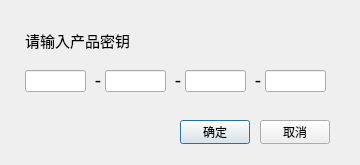
<?xml version="1.0" encoding="UTF-8"?>
<ui version="4.0">
 <class>ActDlg</class>
 <widget class="QDialog" name="ActDlg">
  <property name="geometry">
   <rect>
    <x>0</x>
    <y>0</y>
    <width>360</width>
    <height>165</height>
   </rect>
  </property>
  <property name="minimumSize">
   <size>
    <width>360</width>
    <height>165</height>
   </size>
  </property>
  <property name="maximumSize">
   <size>
    <width>360</width>
    <height>165</height>
   </size>
  </property>
  <property name="windowTitle">
   <string>产品激活</string>
  </property>
  <widget class="QPushButton" name="okBtn">
   <property name="geometry">
    <rect>
     <x>180</x>
     <y>120</y>
     <width>70</width>
     <height>24</height>
    </rect>
   </property>
   <property name="text">
    <string>确定</string>
   </property>
   <property name="default">
    <bool>true</bool>
   </property>
  </widget>
  <widget class="QPushButton" name="cancelBtn">
   <property name="geometry">
    <rect>
     <x>260</x>
     <y>120</y>
     <width>70</width>
     <height>24</height>
    </rect>
   </property>
   <property name="text">
    <string>取消</string>
   </property>
  </widget>
  <widget class="QLabel" name="label">
   <property name="geometry">
    <rect>
     <x>25</x>
     <y>30</y>
     <width>111</width>
     <height>21</height>
    </rect>
   </property>
   <property name="font">
    <font>
     <pointsize>11</pointsize>
    </font>
   </property>
   <property name="text">
    <string>请输入产品密钥</string>
   </property>
  </widget>
  <widget class="QLineEdit" name="keyLine1">
   <property name="geometry">
    <rect>
     <x>25</x>
     <y>70</y>
     <width>61</width>
     <height>22</height>
    </rect>
   </property>
   <property name="font">
    <font>
     <pointsize>10</pointsize>
    </font>
   </property>
   <property name="text">
    <string/>
   </property>
   <property name="maxLength">
    <number>4</number>
   </property>
   <property name="frame">
    <bool>true</bool>
   </property>
   <property name="cursorPosition">
    <number>0</number>
   </property>
   <property name="alignment">
    <set>Qt::AlignCenter</set>
   </property>
  </widget>
  <widget class="QLineEdit" name="keyLine2">
   <property name="geometry">
    <rect>
     <x>105</x>
     <y>70</y>
     <width>61</width>
     <height>22</height>
    </rect>
   </property>
   <property name="font">
    <font>
     <pointsize>10</pointsize>
    </font>
   </property>
   <property name="text">
    <string/>
   </property>
   <property name="maxLength">
    <number>4</number>
   </property>
   <property name="frame">
    <bool>true</bool>
   </property>
   <property name="cursorPosition">
    <number>0</number>
   </property>
   <property name="alignment">
    <set>Qt::AlignCenter</set>
   </property>
  </widget>
  <widget class="QLineEdit" name="keyLine3">
   <property name="geometry">
    <rect>
     <x>185</x>
     <y>70</y>
     <width>61</width>
     <height>22</height>
    </rect>
   </property>
   <property name="font">
    <font>
     <pointsize>10</pointsize>
    </font>
   </property>
   <property name="text">
    <string/>
   </property>
   <property name="maxLength">
    <number>4</number>
   </property>
   <property name="frame">
    <bool>true</bool>
   </property>
   <property name="cursorPosition">
    <number>0</number>
   </property>
   <property name="alignment">
    <set>Qt::AlignCenter</set>
   </property>
  </widget>
  <widget class="QLineEdit" name="keyLine4">
   <property name="geometry">
    <rect>
     <x>265</x>
     <y>70</y>
     <width>61</width>
     <height>22</height>
    </rect>
   </property>
   <property name="font">
    <font>
     <pointsize>10</pointsize>
    </font>
   </property>
   <property name="text">
    <string/>
   </property>
   <property name="maxLength">
    <number>4</number>
   </property>
   <property name="frame">
    <bool>true</bool>
   </property>
   <property name="cursorPosition">
    <number>0</number>
   </property>
   <property name="alignment">
    <set>Qt::AlignCenter</set>
   </property>
  </widget>
  <widget class="QLabel" name="label_2">
   <property name="geometry">
    <rect>
     <x>90</x>
     <y>70</y>
     <width>16</width>
     <height>21</height>
    </rect>
   </property>
   <property name="font">
    <font>
     <pointsize>14</pointsize>
    </font>
   </property>
   <property name="text">
    <string>-</string>
   </property>
   <property name="alignment">
    <set>Qt::AlignCenter</set>
   </property>
  </widget>
  <widget class="QLabel" name="label_3">
   <property name="geometry">
    <rect>
     <x>170</x>
     <y>70</y>
     <width>16</width>
     <height>21</height>
    </rect>
   </property>
   <property name="font">
    <font>
     <pointsize>14</pointsize>
    </font>
   </property>
   <property name="text">
    <string>-</string>
   </property>
   <property name="alignment">
    <set>Qt::AlignCenter</set>
   </property>
  </widget>
  <widget class="QLabel" name="label_4">
   <property name="geometry">
    <rect>
     <x>250</x>
     <y>70</y>
     <width>16</width>
     <height>21</height>
    </rect>
   </property>
   <property name="font">
    <font>
     <pointsize>14</pointsize>
    </font>
   </property>
   <property name="text">
    <string>-</string>
   </property>
   <property name="alignment">
    <set>Qt::AlignCenter</set>
   </property>
  </widget>
 </widget>
 <resources/>
 <connections>
  <connection>
   <sender>cancelBtn</sender>
   <signal>clicked()</signal>
   <receiver>ActDlg</receiver>
   <slot>reject()</slot>
   <hints>
    <hint type="sourcelabel">
     <x>317</x>
     <y>177</y>
    </hint>
    <hint type="destinationlabel">
     <x>351</x>
     <y>211</y>
    </hint>
   </hints>
  </connection>
 </connections>
</ui>
